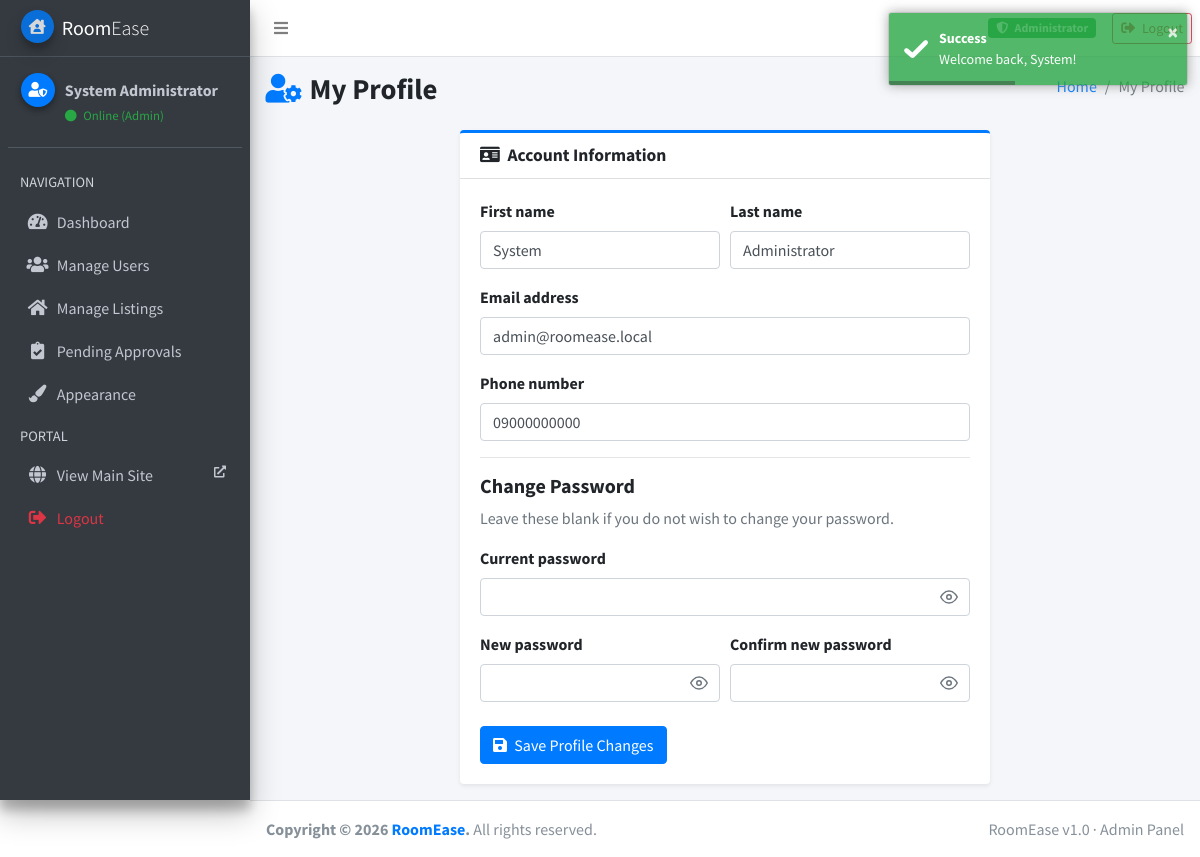
The page /auth/profile.php (signed in) on the database its author committed.
### tables this page shows
CREATE TABLE users (
    user_id         INT AUTO_INCREMENT PRIMARY KEY,
    email           VARCHAR(150) NOT NULL UNIQUE,
     
    google_id       VARCHAR(64) DEFAULT NULL UNIQUE,
    password_hash   VARCHAR(255) NOT NULL,
    first_name      VARCHAR(100) NOT NULL,
    last_name       VARCHAR(100) NOT NULL,
    phone_number    VARCHAR(30) DEFAULT NULL,
    role            ENUM('administrator', 'landlord', 'boarder') NOT NULL,
    is_active       BOOLEAN NOT NULL DEFAULT TRUE,
     
     
     
    deleted_at      DATETIME NULL DEFAULT NULL,
    created_at      TIMESTAMP NOT NULL DEFAULT CURRENT_TIMESTAMP,
    updated_at      TIMESTAMP NOT NULL DEFAULT CURRENT_TIMESTAMP ON UPDATE CURRENT_TIMESTAMP,
    KEY idx_users_live (deleted_at, is_active, role)
);

### includes/functions.php (called while the page is built, shortened)
<?php
function h($value)
{
    return htmlspecialchars($value ?? '', ENT_QUOTES, 'UTF-8');
}
function base_url($path = '')
{
    static $base = null;
    if ($base === null) {
        $script = $_SERVER['SCRIPT_NAME'] ?? '';
        $appRoot = preg_replace('#/(auth|landlord|boarder|admin)/[^/]*$#', '', $script);
        $base = $appRoot;
    }
    return $base . '/' . ltrim($path, '/');
}
function current_role()
{
    return $_SESSION['role'] ?? null;
}
function is_admin()
{
    return in_array(current_role(), ['administrator', 'admin'], true);
}

### includes/panel.php (called while the page is built)
<?php
function panel_config()
{
    if (is_admin()) {
        return [
            'name'  => 'Admin',
            'badge' => [
                'label' => 'Administrator',
                'class' => 'badge-success',
                'icon'  => 'fa-shield-alt',
            ],
            'avatar' => 'fa-user-shield',
            'home'   => 'admin/dashboard.php',
            'menu'  => [
                ['url' => 'admin/dashboard.php',       'icon' => 'fa-tachometer-alt', 'label' => 'Dashboard'],
                ['url' => 'admin/manage_users.php',    'icon' => 'fa-users',          'label' => 'Manage Users'],
                ['url' => 'admin/manage_listings.php', 'icon' => 'fa-home',           'label' => 'Manage Listings'],
                ['url' => 'admin/manage_listings.php?status=pending', 'icon' => 'fa-clipboard-check', 'label' => 'Pending Approvals'],
                ['url' => 'admin/appearance.php',      'icon' => 'fa-paint-brush',    'label' => 'Appearance'],
            ],
        ];
    }
    return [
        'name'  => 'Landlord',
        'badge' => [
            'label' => 'Landlord',
            'class' => 'badge-info',
            'icon'  => 'fa-user-tie',
        ],
        'avatar' => 'fa-user-tie',
        'home'   => 'landlord/dashboard.php',
        'menu'  => [
            ['url' => 'landlord/dashboard.php',   'icon' => 'fa-tachometer-alt', 'label' => 'Dashboard'],
            ['url' => 'landlord/add_listing.php', 'icon' => 'fa-plus-square',    'label' => 'Add Listing'],
            ['url' => 'auth/profile.php',         'icon' => 'fa-user-cog',       'label' => 'My Profile'],
        ],
    ];
}

### auth/profile.php (the view, shortened to what this page needs)
<?php
require __DIR__ . '/../config/db.php';
require __DIR__ . '/../includes/functions.php';
$userId = $_SESSION['user_id'];
$stmt = $pdo->prepare('SELECT * FROM users WHERE user_id = ?');
$stmt->execute([$userId]);
$user = $stmt->fetch();
$old = [
    'first_name'   => $user['first_name'],
    'last_name'    => $user['last_name'],
    'email'        => $user['email'],
    'phone_number' => $user['phone_number'] ?? ''
];
$usePanel = is_admin() || current_role() === 'landlord';
$cls = $usePanel
    ? ['row' => 'form-row', 'col' => 'col-md-6 form-group', 'group' => 'form-group',
       'input' => 'form-control', 'hint' => 'form-text text-muted',
       'alert' => 'alert alert-danger', 'btn' => 'btn btn-primary']
    : ['row' => 'field-row', 'col' => '', 'group' => '',
       'input' => '', 'hint' => 'field-hint',
       'alert' => 'alert alert-error', 'btn' => 'btn btn-primary btn-block'];
if ($usePanel) {
    require __DIR__ . '/../includes/panel_head.php';
    require __DIR__ . '/../includes/panel_navbar.php';
    require __DIR__ . '/../includes/panel_sidebar.php';
} else {
    require __DIR__ . '/../includes/header.php';
}
?>
<?php if ($usePanel): ?>
  <div class="content-wrapper">
    <div class="content-header">
      <div class="container-fluid">
        <div class="row mb-2">
          <div class="col-sm-6">
            <h1 class="m-0 font-weight-bold">
              <i class="fas fa-user-cog text-primary mr-2"></i>My Profile
            </h1>
          </div>
          <div class="col-sm-6">
            <ol class="breadcrumb float-sm-right">
              <li class="breadcrumb-item"><a href="<?= base_url(panel_config()['home']) ?>">Home</a></li>
              <li class="breadcrumb-item active">My Profile</li>
            </ol>
          </div>
        </div>
      </div>
    </div>
    <section class="content">
      <div class="container-fluid">
        <div class="row justify-content-center">
          <div class="col-lg-7">
            <div class="card card-primary card-outline shadow-sm">
              <div class="card-header">
                <h3 class="card-title font-weight-bold">
                  <i class="fas fa-id-card mr-1"></i> Account Information
                </h3>
              </div>
              <div class="card-body">
<?php else: ?>
  <div class="auth-wrap auth-wrap--wide panel panel-pad on-seam">
    <h1>Edit Profile</h1>
    <p class="auth-sub">Manage your account information and change your password.</p>
<?php endif; ?>
<form method="post" novalidate>
  <div class="<?= $cls['row'] ?>">
    <div class="<?= $cls['col'] ?>">
      <label for="first_name">First name</label>
      <input type="text" class="<?= $cls['input'] ?>" id="first_name" name="first_name"
        value="<?= h($old['first_name']) ?>" required>
    </div>
    <div class="<?= $cls['col'] ?>">
      <label for="last_name">Last name</label>
      <input type="text" class="<?= $cls['input'] ?>" id="last_name" name="last_name"
        value="<?= h($old['last_name']) ?>" required>
    </div>
  </div>
  <div class="<?= $cls['group'] ?>">
    <label for="email">Email address</label>
    <input type="email" class="<?= $cls['input'] ?>" id="email" name="email" value="<?= h($old['email']) ?>" required>
  </div>
  <div class="<?= $cls['group'] ?>">
    <label for="phone_number">Phone number</label>
    <input type="tel" class="<?= $cls['input'] ?>" id="phone_number" name="phone_number"
      value="<?= h($old['phone_number']) ?>" placeholder="e.g. 09171234567">
  </div>
  <hr>
  <h5 class="font-weight-bold">Change Password</h5>
  <p class="<?= $cls['hint'] ?> mb-3">Leave these blank if you do not wish to change your password.</p>
  <div class="<?= $cls['group'] ?>">
    <label for="current_password">Current password</label>
    <input type="password" class="<?= $cls['input'] ?>" id="current_password" name="current_password"
      autocomplete="new-password">
  </div>
  <div class="<?= $cls['row'] ?>">
    <div class="<?= $cls['col'] ?>">
      <label for="new_password">New password</label>
      <input type="password" class="<?= $cls['input'] ?>" id="new_password" name="new_password"
      autocomplete="new-password">
    </div>
    <div class="<?= $cls['col'] ?>">
      <label for="confirm_password">Confirm new password</label>
      <input type="password" class="<?= $cls['input'] ?>" id="confirm_password" name="confirm_password"
      autocomplete="new-password">
    </div>
  </div>
  <button type="submit" class="<?= $cls['btn'] ?>" style="margin-top:8px;">
    <i class="fas fa-save mr-1"></i> Save Profile Changes
  </button>
</form>
<?php if ($usePanel): ?>
              </div>
            </div>
          </div>
        </div>
      </div>
    </section>
  </div>
  <?php require __DIR__ . '/../includes/panel_footer.php'; ?>
<?php else: ?>
  </div>
  <?php require __DIR__ . '/../includes/footer.php'; ?>
<?php endif; ?>

### includes/panel_head.php (shortened to what this page needs)
<?php
require_once __DIR__ . '/panel.php';
$panel = $panel ?? panel_config();
?>
<!DOCTYPE html>
<html lang="en">
<head>
  <link rel="stylesheet" href="<?= base_url('assets/adminlte/plugins/fontawesome-free/css/all.min.css') ?>">
  <link rel="stylesheet" href="<?= base_url('assets/adminlte/plugins/datatables-bs4/css/dataTables.bootstrap4.min.css') ?>">
  <link rel="stylesheet"
    href="<?= base_url('assets/adminlte/plugins/datatables-responsive/css/responsive.bootstrap4.min.css') ?>">
  <link rel="stylesheet" href="<?= base_url('assets/adminlte/plugins/toastr/toastr.min.css') ?>">
  <link rel="stylesheet" href="<?= base_url('assets/adminlte/dist/css/adminlte.min.css') ?>">
</head>
<body class="hold-transition sidebar-mini layout-fixed">
  <div class="wrapper">

### includes/panel_navbar.php (shortened to what this page needs)
<?php
require_once __DIR__ . '/panel.php';
$panel = $panel ?? panel_config();
?>
<nav class="main-header navbar navbar-expand navbar-white navbar-light">
  <ul class="navbar-nav">
    <li class="nav-item">
      <a class="nav-link" data-widget="pushmenu" href="#" role="button" title="Toggle Sidebar"><i
          class="fas fa-bars"></i></a>
    </li>
  </ul>
  <ul class="navbar-nav ml-auto">
    <li class="nav-item d-flex align-items-center mr-3">
      <span class="badge <?= h($panel['badge']['class']) ?> px-2 py-1"> <?= h($panel['badge']['label']) ?></span>
    </li>
    <li class="nav-item">
      <a href="<?= base_url('auth/logout.php') ?>" class="btn btn-sm btn-outline-danger"
        title="Log out of RoomEase">
      </a>
    </li>
  </ul>
</nav>

### includes/panel_sidebar.php (shortened to what this page needs)
<?php
require_once __DIR__ . '/panel.php';
$panel = $panel ?? panel_config();
$panelUser   = $_SESSION['full_name'] ?? $panel['badge']['label'];
$activeItem = null;
?>
<aside class="main-sidebar sidebar-dark-primary elevation-4">
  <a href="<?= base_url($panel['home']) ?>" class="brand-link">
    <i class="fas fa-house-user brand-image img-circle elevation-3 text-center"
      style="opacity:.8; background:#007bff; color:#fff; width:33px; height:33px; line-height:33px; font-size:15px;"></i>
    <span class="brand-text font-weight-light"><strong>Room</strong>Ease</span>
  </a>
  <div class="sidebar">
    <div class="user-panel mt-3 pb-3 mb-3 d-flex">
      <div class="image">
        <i class="fas <?= h($panel['avatar']) ?> img-circle elevation-2 text-center"
          style="background:#007bff; color:#fff; width:34px; height:34px; line-height:34px; font-size:15px;"></i>
      </div>
      <div class="info">
        <a href="<?= base_url($panel['home']) ?>" class="d-block font-weight-bold text-truncate"
          style="max-width: 160px;" title="<?= h($panelUser) ?>">
          <?= h($panelUser) ?>
        </a>
        <small class="text-success"><i class="fas fa-circle text-xs mr-1"></i> Online
          (<?= h($panel['name']) ?>)</small>
      </div>
    </div>
    <nav class="mt-2">
      <ul class="nav nav-pills nav-sidebar flex-column nav-child-indent" data-widget="treeview" role="menu"
        data-accordion="false">
        <li class="nav-header">NAVIGATION</li>
        <?php foreach ($panel['menu'] as $idx => $item): ?>
          <li class="nav-item">
            <a href="<?= base_url($item['url']) ?>"
              class="nav-link <?= $activeItem === $idx ? 'active' : '' ?>">
              <i class="nav-icon fas <?= h($item['icon']) ?>"></i>
              <p><?= h($item['label']) ?></p>
            </a>
          </li>
        <?php endforeach; ?>
        <li class="nav-header">PORTAL</li>
        <li class="nav-item">
          <a href="<?= base_url('boarder/browse.php') ?>" target="_blank" class="nav-link">
            <i class="nav-icon fas fa-globe"></i>
            <p>
              View Main Site
              <i class="fas fa-external-link-alt right text-xs"></i>
            </p>
          </a>
        </li>
        <li class="nav-item">
          <a href="<?= base_url('auth/logout.php') ?>" class="nav-link text-danger">
            <i class="nav-icon fas fa-sign-out-alt"></i>
            <p>Logout</p>
          </a>
        </li>
      </ul>
    </nav>
  </div>
</aside>

### includes/panel_footer.php (shortened to what this page needs)
<?php
require_once __DIR__ . '/panel.php';
$panel = $panel ?? panel_config();
?>
<footer class="main-footer">
  <div class="float-right d-none d-sm-inline">
    RoomEase v1.0 &middot; <?= h($panel['name']) ?> Panel
  </div>
  <strong>Copyright &copy; <?= date('Y') ?> <a href="<?= base_url('boarder/browse.php') ?>"
      target="_blank">RoomEase</a>.</strong> All rights reserved.
</footer>
</div>
</body>
</html>

### includes/panel_head.php (style rules this page uses)
.brand-link .brand-image { max-height: 33px; }

### rows shown on the page
users: first_name "System", last_name "Administrator", email "admin@roomease.local", phone_number "09000000000"

### other values the page prints
$panelUser "System Administrator"
$panel['name'] "Admin"
$item['label'] "Dashboard"
$item['label'] "Manage Users"
$item['label'] "Manage Listings"
$item['label'] "Pending Approvals"
$item['label'] "Appearance"
